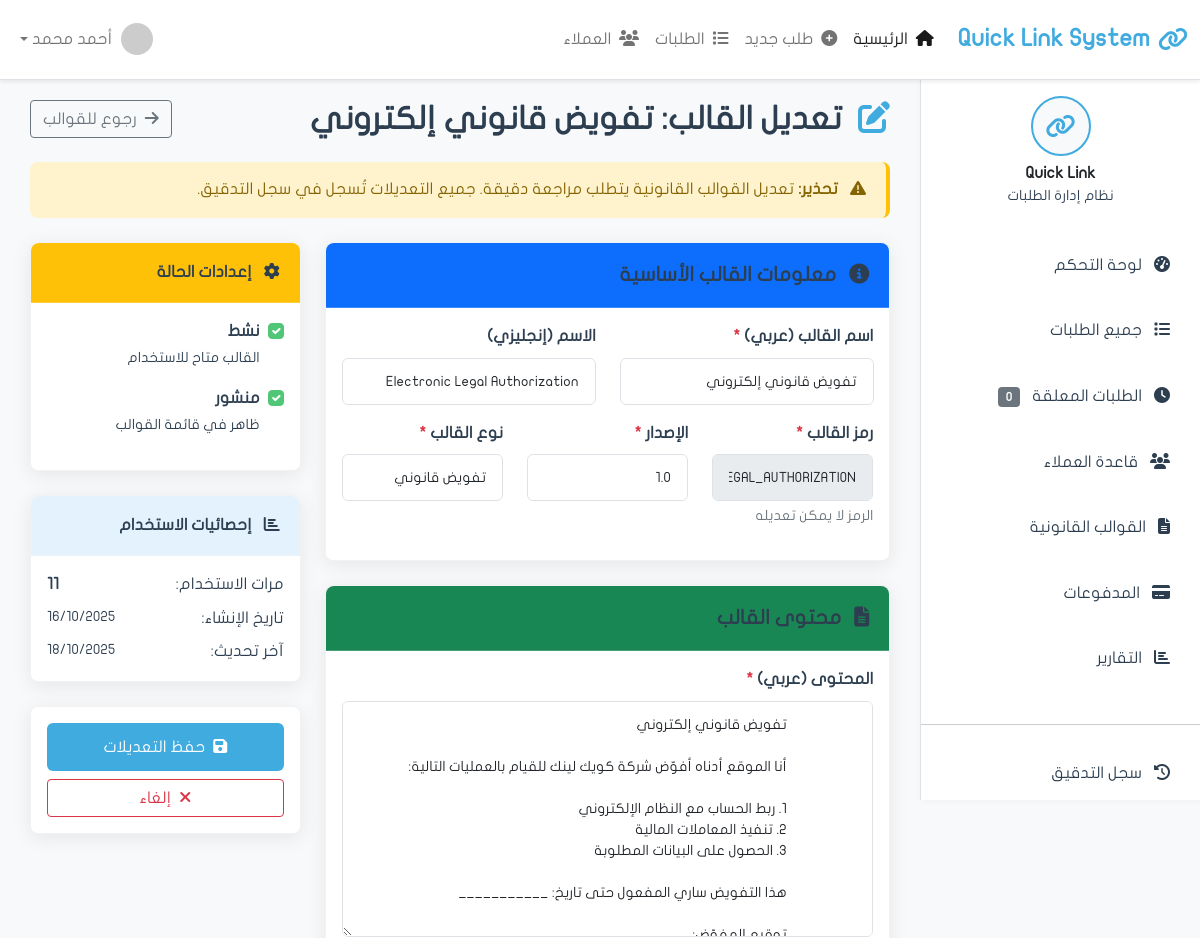
/templates/4/edit/ (signed in, upper part), run on an earlier commit of the app's database.
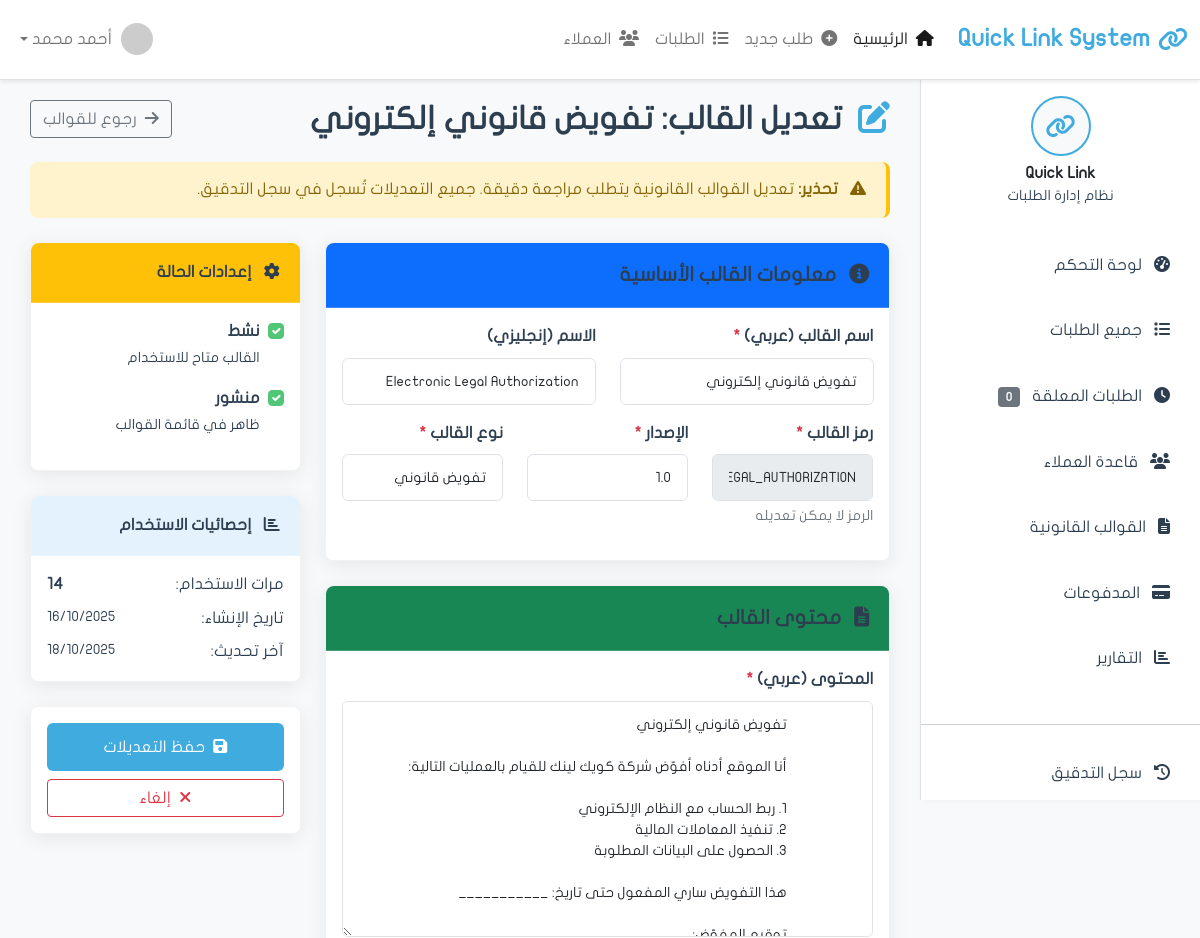
And on a later commit of the database.
### apps/requests/models.py (models this page shows, shortened)
class Template(models.Model):
    name = models.CharField('اسم القالب', max_length=200)
    name_english = models.CharField('الاسم بالإنجليزية', max_length=200, blank=True)
    code = models.CharField('الرمز', max_length=50, unique=True, editable=False)
    content_arabic = models.TextField('المحتوى بالعربية')
    content_english = models.TextField('المحتوى بالإنجليزية', blank=True)
    version = models.CharField('الإصدار', max_length=20, default='1.0')
    template_type = models.ForeignKey(
        'TemplateType',
        on_delete=models.PROTECT,
        related_name='templates',
        verbose_name='نوع القالب',
        null=True,  # للتوافق المؤقت
        blank=True
    )
    template_type_legacy = models.CharField(
        'نوع القالب (قديم)',
        max_length=100,
        blank=True,
        null=True
    )
    is_active = models.BooleanField('نشط', default=True)
    is_published = models.BooleanField('منشور', default=False)
    file = models.FileField('ملف القالب', upload_to='templates/', blank=True)
    usage_count = models.IntegerField('عدد الاستخدامات', default=0)
    created_at = models.DateTimeField('تاريخ الإنشاء', auto_now_add=True)
    updated_at = models.DateTimeField('آخر تحديث', auto_now=True)
    created_by = models.ForeignKey('auth.User', on_delete=models.SET_NULL, null=True)
    class Meta:
        verbose_name = 'قالب'
        verbose_name_plural = 'القوالب'
        ordering = ['-created_at']

class TemplateType(models.Model):
    name_arabic = models.CharField('الاسم بالعربية', max_length=200)
    name_english = models.CharField('الاسم بالإنجليزية', max_length=200, blank=True)
    code = models.CharField('الرمز', max_length=50, unique=True, editable=False)
    icon = models.CharField('الأيقونة', max_length=50, blank=True, default='fa-file-alt',
                           help_text='مثال: fa-file-alt (اختياري)')
    color = models.CharField('اللون', max_length=20, default='primary',
                            choices=[
                                ('primary', 'أزرق'),
                                ('success', 'أخضر'),
                                ('warning', 'أصفر'),
                                ('info', 'سماوي'),
                                ('danger', 'أحمر'),
                                ('secondary', 'رمادي'),
                                ('dark', 'أسود'),
                                ('light', 'فاتح'),
                            ])
    description = models.TextField('الوصف', blank=True)
    display_order = models.IntegerField('ترتيب العرض', default=0)
    is_active = models.BooleanField('نشط', default=True)
    usage_count = models.IntegerField('عدد الاستخدامات', default=0)
    created_at = models.DateTimeField('تاريخ الإنشاء', auto_now_add=True)
    updated_at = models.DateTimeField('آخر تحديث', auto_now=True)
    class Meta:
        verbose_name = 'نوع قالب'
        verbose_name_plural = 'أنواع القوالب'
        ordering = ['display_order', 'name_arabic']

### apps/requests/views.py (the view, shortened to what this page needs)
# urls.py: path('templates/<int:pk>/edit/', views.template_edit, name='template_edit'),
@login_required
def template_edit(request, pk):
    from apps.requests.models import TemplateType
    template = get_object_or_404(Template, pk=pk)
    template_types = TemplateType.objects.filter(is_active=True).order_by('display_order')
    context = {
        'page_title': f'تعديل القالب: {template.name}',
        'template': template,
        'template_types': template_types,
    }
    return render(request, 'requests/template_edit.html', context)

### apps/requests/templates/requests/template_edit.html (shortened to what the changed rows need)
{% extends 'base.html' %}
{% load static %}
{% block content %}
            <div class="d-flex justify-content-between align-items-center mb-4">
                <h2 class="mb-0">
                    <i class="fas fa-edit me-2 text-primary"></i>
                    تعديل القالب: {{ template.name }}
                </h2>
                <a href="{% url 'requests:templates_list' %}" class="btn btn-outline-secondary">
                    <i class="fas fa-arrow-right me-1"></i>
                    رجوع للقوالب
                </a>
            </div>
            <form method="post" action="{% url 'requests:template_edit' template.id %}" enctype="multipart/form-data">
                <div class="row">
                    <div class="col-lg-8">
                        <div class="card shadow-custom mb-4">
                            <div class="card-body">
                                <div class="row">
                                    <div class="col-md-6 mb-3">
                                        <label class="form-label">اسم القالب (عربي) <span class="text-danger">*</span></label>
                                        <input type="text" class="form-control" name="name" required
                                               value="{{ template.name }}">
                                    </div>
                                    <div class="col-md-6 mb-3">
                                        <label class="form-label">الاسم (إنجليزي)</label>
                                        <input type="text" class="form-control" name="name_english"
                                               value="{{ template.name_english }}">
                                    </div>
                                </div>
                                <div class="row">
                                    <div class="col-md-4 mb-3">
                                        <label class="form-label">رمز القالب <span class="text-danger">*</span></label>
                                        <input type="text" class="form-control" name="code" required readonly
                                               value="{{ template.code }}">
                                        <div class="form-text">الرمز لا يمكن تعديله</div>
                                    </div>
                                    <div class="col-md-4 mb-3">
                                        <label class="form-label">الإصدار <span class="text-danger">*</span></label>
                                        <input type="text" class="form-control" name="version" required
                                               value="{{ template.version }}">
                                    </div>
                                    <div class="col-md-4 mb-3">
                                        <label class="form-label">نوع القالب <span class="text-danger">*</span></label>
                                        <select class="form-control" name="template_type_id" required>
                                            {% for template_type in template_types %}
                                            <option value="{{ template_type.id }}" {% if template.template_type and template.template_type.id == template_type.id %}selected{% endif %}>
                                                {% if template_type.icon %}
                                                <i class="fas {{ template_type.icon }}"></i>
                                                {% endif %}
                                            </option>
                                            {% endfor %}
                                        </select>
                                    </div>
                                </div>
                            </div>
                        </div>
                        <div class="card shadow-custom mb-4">
                            <div class="card-body">
                                <div class="mb-3">
                                    <label class="form-label">المحتوى (عربي) <span class="text-danger">*</span></label>
                                    <textarea class="form-control" name="content_arabic" rows="10" required>{{ template.content_arabic }}</textarea>
                                </div>
                            </div>
                        </div>
                    </div>
                    <div class="col-lg-4">
                        <div class="card shadow-custom mb-4">
                            <div class="card-body">
                                <div class="form-check mb-3">
                                    <input class="form-check-input" type="checkbox" name="is_active" id="isActive"
                                           {% if template.is_active %}checked{% endif %}>
                                    <label class="form-check-label" for="isActive">
                                        <strong>نشط</strong>
                                        <br><small class="text-muted">القالب متاح للاستخدام</small>
                                    </label>
                                </div>
                                <div class="form-check mb-3">
                                    <input class="form-check-input" type="checkbox" name="is_published" id="isPublished"
                                           {% if template.is_published %}checked{% endif %}>
                                    <label class="form-check-label" for="isPublished">
                                        <strong>منشور</strong>
                                        <br><small class="text-muted">ظاهر في قائمة القوالب</small>
                                    </label>
                                </div>
                            </div>
                        </div>
                        <div class="card shadow-custom mb-4">
                            <div class="card-body">
                                <div class="d-flex justify-content-between mb-2">
                                    <span class="text-muted">مرات الاستخدام:</span>
                                    <strong>{{ template.usage_count|default:0 }}</strong>
                                </div>
                                <div class="d-flex justify-content-between mb-2">
                                    <span class="text-muted">تاريخ الإنشاء:</span>
                                    <small>{{ template.created_at|date:"d/m/Y" }}</small>
                                </div>
                                <div class="d-flex justify-content-between">
                                    <span class="text-muted">آخر تحديث:</span>
                                    <small>{{ template.updated_at|date:"d/m/Y" }}</small>
                                </div>
                            </div>
                        </div>
                    </div>
                </div>
            </form>
{% endblock content %}

What changed in the data, as far as the page shows it:
changed Template "تفويض قانوني إلكتروني": usage_count "11" → "14"
